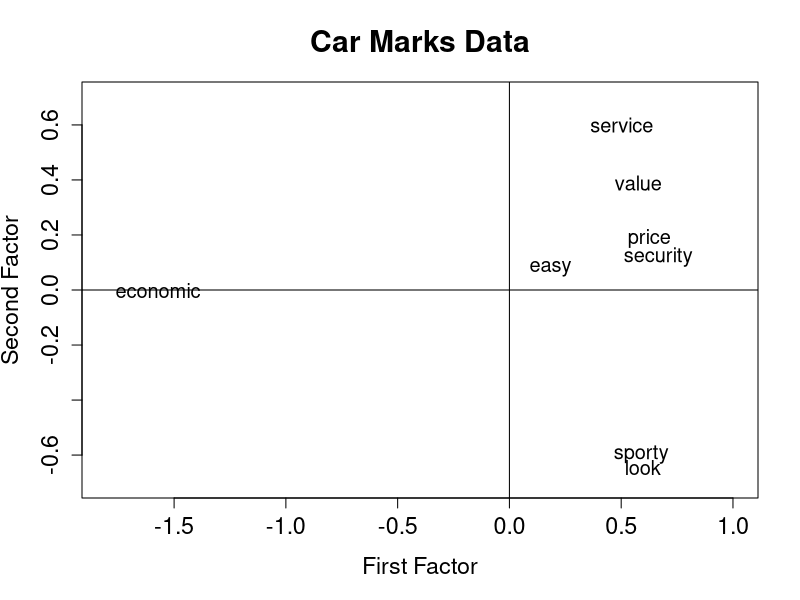

Here is the R script that generated this plot:

# clear variables and close windows
rm(list = ls(all = TRUE))
graphics.off()


# Note: R decomposes matrices differently from Matlab and Xplore, and hence some
# of the eigenvectors have different signs. This does not change the results, but
# it does change the order of the graph by inverting the axes around the origin
# (Not always, and not necessarily all of the axis; it depends on which
# eigenvectors we choose to plot)


# load data
xdat = read.table("carmean.dat")

# delete first column
x = xdat[, -1]

# define variable names
colnames(x) = c("economic", "service", "value", "price", "look", "sporty", "security", 
    "easy")

# correlation matrix
r = cor(x)
m = r

for (i in 1:ncol(r)) {
    m[i, i] = r[i, i] - 1
}

psi = matrix(1, 8, 8)
for (i in 1:8) {
    psi[i, i] = 1 - max(abs(m[, i]))
}

# spectral decomposition
eig = eigen(r - psi)
ee  = eig$values[1:2]
vv  = eig$vectors[, 1:2]
vv  = t(t(vv[, 1:2]) * sign(vv[2, 1:2]))
q1  = sqrt(ee[1]) * vv[, 1]
q2  = sqrt(ee[2]) * vv[, 2]
q   = cbind(q1, q2)

# plot
plot(q, type = "n", xlab = "First Factor", ylab = "Second Factor", main = "Car Marks Data", 
    xlim = c(-1.8, 1), ylim = c(-0.7, 0.7), cex.lab = 1.4, cex.axis = 1.4, cex.main = 1.8)
text(q, colnames(x), cex = 1.2, xpd = NA)
abline(v = 0)
abline(h = 0)
